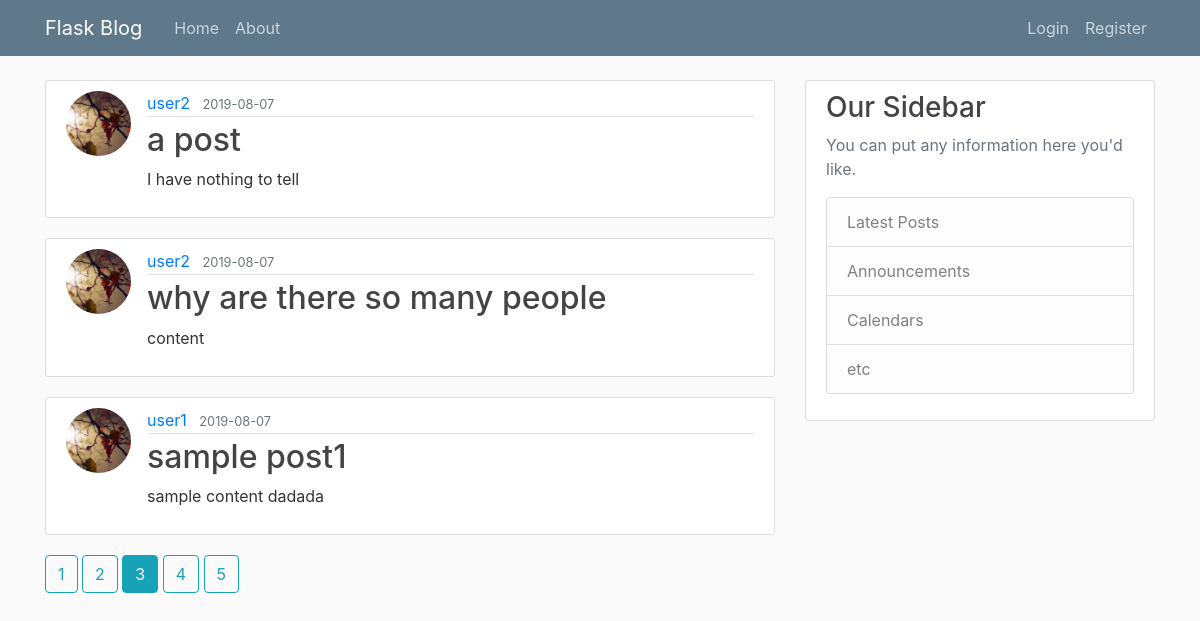
Screenshot of /home?page=3 with the database file from the repository.
### flask_blog/models.py (models this page shows, shortened)
class Post(db.Model):
    id = db.Column(db.Integer, primary_key=True)
    title = db.Column(db.String(100), nullable=False)
    date_posted = db.Column(db.DateTime, nullable=False,
                            default=datetime.utcnow)
    content = db.Column(db.Text, nullable=False)
    user_id = db.Column(db.Integer, db.ForeignKey('user.id'), nullable=False)

class User(db.Model,UserMixin):
    id = db.Column(db.Integer, primary_key=True)
    username = db.Column(db.String(20), unique=True, nullable=False)
    email = db.Column(db.String(120), unique=True, nullable=False)
    image_file = db.Column(db.String(20), nullable=False,
                           default='default.jpg')
    password = db.Column(db.String(60), nullable=False)
    posts = db.relationship('Post', backref='author', lazy=True)

### flask_blog/main/routes.py (the view)
@main.route('/')
@main.route('/home')
def home_page():
    page = request.args.get('page', 1, type=int)
    post_per_page = 3
    posts = Post.query.order_by(Post.date_posted.desc()).paginate(
        page=page, per_page=post_per_page)
    return render_template('home.html', posts=posts)

### flask_blog/templates/home.html
{% extends "layout.html"  %}
{% block content %}
{% for post in posts.items  %}
<article class="media content-section">
    <img class="rounded-circle article-img" src="{{url_for('static',filename='profile_pics/'+post.author.image_file)}}">
    <div class="media-body">
        <div class="article-metadata">
            <a class="mr-2" href="{{url_for('users.user_posts',username=post.author.username)}}">{{ post.author.username }}</a>
            <small class="text-muted">{{ post.date_posted.strftime('%Y-%m-%d') }}</small>
        </div>
        <h2><a class="article-title" href="{{url_for('posts.post',post_id=post.id)}}">{{ post.title }}</a></h2>
        <p class="article-content">{{ post.content }}</p>
    </div>
</article>
{% endfor %}
{% for page_num in posts.iter_pages(left_edge=1, right_edge=1,left_current=1, right_current=2) %}
{% if page_num %}
{% if posts.page == page_num %}
<a class="btn btn-info mb-4" href="{{ url_for('main.home_page', page=page_num)}}">{{page_num}}</a>
{% else %}
<a class="btn btn-outline-info mb-4"href="{{ url_for('main.home_page', page=page_num)}}">{{page_num}}</a>
{%  endif %}
{% else %}
...
{% endif %}
{% endfor %}
{% endblock content %}

### flask_blog/templates/layout.html (shortened to what this page needs)
<!DOCTYPE html>
<html>
<head>
    <link rel="stylesheet" href="https://stackpath.bootstrapcdn.com/bootstrap/4.3.1/css/bootstrap.min.css"
>
    <link rel="stylesheet" type="text/css" href={{ url_for('static', filename='main.css') }}>
</head>
<body>
    <header class="site-header">
        <nav class="navbar navbar-expand-md navbar-dark bg-steel fixed-top">
            <div class="container">
                <a class="navbar-brand mr-4" href="/">Flask Blog</a>
                <div class="collapse navbar-collapse" id="navbarToggle">
                    <div class="navbar-nav mr-auto">
                        <a class="nav-item nav-link" href="{{url_for('main.home_page')}}">Home</a>
                        <a class="nav-item nav-link" href="{{url_for('main.about_page')}}">About</a>
                    </div>
                    <div class="navbar-nav">
                        {% if current_user.is_authenticated %}
                        <a class="nav-item nav-link" href="{{url_for('posts.new_post')}}">New Post</a>
                        <a class="nav-item nav-link" href="{{url_for('users.account')}}">Account</a>
                        <a class="nav-item nav-link" href="{{url_for('users.logout')}}">Log Out</a>
                        {% else %}
                        <a class="nav-item nav-link" href="{{url_for('users.login')}}">Login</a>
                        <a class="nav-item nav-link" href="{{url_for('users.register')}}">Register</a>
                        {% endif %}
                    </div>
                </div>
            </div>
        </nav>
    </header>
    <main role="main" class="container">
        <div class="row">
            <div class="col-md-8">
                {% block content %}{% endblock %}
            </div>
            <div class="col-md-4">
                <div class="content-section">
                    <h3>Our Sidebar</h3>
                    <p class='text-muted'>You can put any information here you'd like.
                        <ul class="list-group">
                            <li class="list-group-item list-group-item-light">Latest Posts</li>
                            <li class="list-group-item list-group-item-light">Announcements</li>
                            <li class="list-group-item list-group-item-light">Calendars</li>
                            <li class="list-group-item list-group-item-light">etc</li>
                        </ul>
                    </p>
                </div>
            </div>
        </div>
    </main>
</body>
</html>

### flask_blog/static/main.css (style rules this page uses)
body { background: #fafafa; color: #333333; margin-top: 5rem; }
h1, h2, h3, h4, h5, h6 { color: #444444; }
.bg-steel { background-color: #5f788a; }
.site-header .navbar-nav .nav-link { color: #cbd5db; }
.content-section { background: #ffffff; padding: 10px 20px; border: 1px solid #dddddd; border-radius: 3px; margin-bottom: 20px; }
.article-title { color: #444444; }
.article-content { white-space: pre-line; }
.article-img { height: 65px; width: 65px; margin-right: 16px; }
.article-metadata { padding-bottom: 1px; margin-bottom: 4px; border-bottom: 1px solid #e3e3e3 }

### rows the page displays
Post: image_file (placeholder picture), author.username "user2", date_posted "2019-08-07", title "a post", content "I have nothing to tell"
Post: image_file (placeholder picture), author.username "user2", date_posted "2019-08-07", title "why are there so many people", content "content"
Post: image_file (placeholder picture), author.username "user1", date_posted "2019-08-07", title "sample post1", content "sample content dadada"

### other values shown
{{ page_num }} "1" "2" "4" "5"
{{ page_num }} "3"
